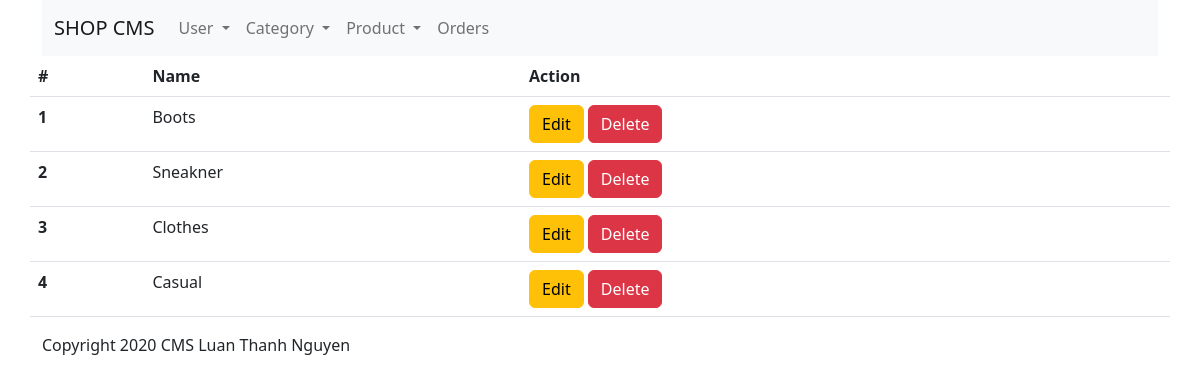
Page /admin/category/list.php on the committed database.
### tables this page shows
CREATE TABLE `category` (
  `id` int(11) NOT NULL,
  `name` varchar(200) NOT NULL
);

### dals/DB.php (called while the page is built, shortened)
<?php
 class DB{
    public function setTableName($tableName){
      $this->tableName = $tableName;
    }
    public function __construct()
    {
      try {
        $this->pdo = new PDO("mysql:host=localhost;dbname=shoes_shop","root","");
      } catch (\Throwable $th) {
      }
    }
 }
?>

### dals/CategoryDAL.php (called while the page is built, shortened)
<?php
  require_once 'DB.php';
  class CategoryDAL extends DB implements  ICRUD{
    public function getList(){
       $sql = "SELECT * FROM $this->tableName";
       $rs = $this->pdo->query($sql);
       return $rs->fetchAll(PDO::FETCH_OBJ);
    }
  }
?>

### admin/category/list.php (the view, shortened to what this page needs)
<?php
 $dir = str_replace("admin\category","",__DIR__);
 require_once $dir.'dals/CategoryDAL.php';
 $dal = new CategoryDAL();
 $list = $dal->getList();
?>
<!DOCTYPE html>
<html lang="en">
<?php include_once './../commons/head.php'; ?>
<body>
    <div class="container">
        <?php include_once './../commons/nav.php'; ?>
        <div class="row">
            <table class="table">
                <thead>
                    <tr>
                        <th scope="col">#</th>
                        <th scope="col">Name</th>
                        <th scope="col">Action</th>
                    </tr>
                </thead>
                <tbody>
                    <?php foreach($list as $r): ?>
                    <tr>
                        <th scope="row"><?php echo $r->id; ?></th>
                        <td><?php echo $r->name; ?></td>
                        <td>
                            <a class="btn btn-warning" href="edit.php?id=<?php echo $r->id; ?>">Edit</a>
                            <a onclick="return confirm('Are you sure you want to delete ?')" class="btn btn-danger" href="?action=delete&id=<?php echo $r->id; ?>">Delete</a>
                        </td>
                    </tr>
                    <?php endforeach?>
                </tbody>
            </table>
        </div>
        <?php include_once './../commons/footer.php'; ?>
    </div>
</body>
</html>

### rows in the picture
category: id "1", name "Boots"
category: id "2", name "Sneakner"
category: id "3", name "Clothes"
category: id "4", name "Casual"
